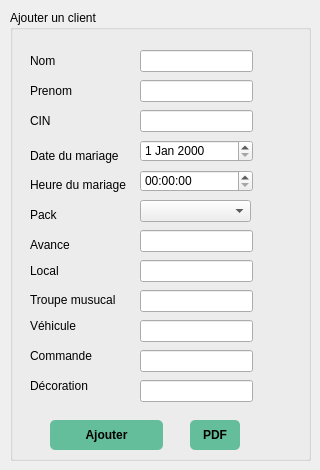
        <widget class="QWidget" name="tab_4">
         <attribute name="title">
          <string>Ajouter</string>
         </attribute>
         <widget class="QGroupBox" name="groupBox_9">
          <property name="geometry">
           <rect>
            <x>10</x>
            <y>10</y>
            <width>301</width>
            <height>451</height>
           </rect>
          </property>
          <property name="title">
           <string>Ajouter un client</string>
          </property>
          <widget class="QLabel" name="label_17">
           <property name="geometry">
            <rect>
             <x>20</x>
             <y>40</y>
             <width>71</width>
             <height>21</height>
            </rect>
           </property>
           <property name="text">
            <string>Nom</string>
           </property>
          </widget>
          <widget class="QLineEdit" name="NomA_4">
           <property name="geometry">
            <rect>
             <x>130</x>
             <y>40</y>
             <width>113</width>
             <height>22</height>
            </rect>
           </property>
          </widget>
          <widget class="QLabel" name="label_18">
           <property name="geometry">
            <rect>
             <x>20</x>
             <y>70</y>
             <width>71</width>
             <height>21</height>
            </rect>
           </property>
           <property name="text">
            <string>Prenom</string>
           </property>
          </widget>
          <widget class="QLineEdit" name="PrenomA_3">
           <property name="geometry">
            <rect>
             <x>130</x>
             <y>70</y>
             <width>113</width>
             <height>22</height>
            </rect>
           </property>
          </widget>
          <widget class="QTimeEdit" name="HeureM_A_3">
           <property name="geometry">
            <rect>
             <x>130</x>
             <y>160</y>
             <width>113</width>
             <height>22</height>
            </rect>
           </property>
          </widget>
          <widget class="QLabel" name="labdateH_7">
           <property name="geometry">
            <rect>
             <x>20</x>
             <y>120</y>
             <width>101</width>
             <height>51</height>
            </rect>
           </property>
           <property name="text">
            <string>Date du mariage</string>
           </property>
          </widget>
          <widget class="QLabel" name="labPack_7">
           <property name="geometry">
            <rect>
             <x>20</x>
             <y>180</y>
             <width>81</width>
             <height>50</height>
            </rect>
           </property>
           <property name="text">
            <string>Pack</string>
           </property>
          </widget>
          <widget class="QLabel" name="labheureM_5">
           <property name="geometry">
            <rect>
             <x>20</x>
             <y>150</y>
             <width>111</width>
             <height>50</height>
            </rect>
           </property>
           <property name="text">
            <string>Heure du mariage</string>
           </property>
          </widget>
          <widget class="QDateEdit" name="dateM_A_3">
           <property name="geometry">
            <rect>
             <x>130</x>
             <y>130</y>
             <width>113</width>
             <height>22</height>
            </rect>
           </property>
          </widget>
          <widget class="QLabel" name="Avancelabel_5">
           <property name="geometry">
            <rect>
             <x>20</x>
             <y>210</y>
             <width>71</width>
             <height>50</height>
            </rect>
           </property>
           <property name="text">
            <string>Avance</string>
           </property>
          </widget>
          <widget class="QPushButton" name="AjouterC">
           <property name="geometry">
            <rect>
             <x>40</x>
             <y>410</y>
             <width>113</width>
             <height>30</height>
            </rect>
           </property>
           <property name="styleSheet">
            <string notr="true">QPushButton {
padding: 5px;
border-radius: 5px;
background-color:rgb(101, 190, 155);
font-weight: bold;
}
QPushButton:hover
{
color :white;
}



</string>
           </property>
           <property name="text">
            <string>Ajouter</string>
           </property>
           <property name="autoExclusive">
            <bool>false</bool>
           </property>
          </widget>
          <widget class="QLabel" name="label_19">
           <property name="geometry">
            <rect>
             <x>20</x>
             <y>100</y>
             <width>71</width>
             <height>21</height>
            </rect>
           </property>
           <property name="text">
            <string>CIN</string>
           </property>
          </widget>
          <widget class="QLineEdit" name="CINA_3">
           <property name="geometry">
            <rect>
             <x>130</x>
             <y>100</y>
             <width>113</width>
             <height>22</height>
            </rect>
           </property>
          </widget>
          <widget class="QPushButton" name="PDFAc">
           <property name="geometry">
            <rect>
             <x>180</x>
             <y>410</y>
             <width>50</width>
             <height>30</height>
            </rect>
           </property>
           <property name="styleSheet">
            <string notr="true">QPushButton {
padding: 5px;
border-radius: 5px;
background-color:rgb(101, 190, 155);
font-weight: bold;
}
QPushButton:hover
{
color :white;
}




</string>
           </property>
           <property name="text">
            <string>PDF</string>
           </property>
          </widget>
          <widget class="QLineEdit" name="avance">
           <property name="geometry">
            <rect>
             <x>130</x>
             <y>220</y>
             <width>113</width>
             <height>22</height>
            </rect>
           </property>
          </widget>
          <widget class="QLabel" name="labPack_8">
           <property name="geometry">
            <rect>
             <x>20</x>
             <y>300</y>
             <width>81</width>
             <height>31</height>
            </rect>
           </property>
           <property name="text">
            <string>Véhicule</string>
           </property>
          </widget>
          <widget class="QLabel" name="labPack_14">
           <property name="geometry">
            <rect>
             <x>20</x>
             <y>274</y>
             <width>101</width>
             <height>31</height>
            </rect>
           </property>
           <property name="text">
            <string>Troupe musucal </string>
           </property>
          </widget>
          <widget class="QLabel" name="labPack_15">
           <property name="geometry">
            <rect>
             <x>20</x>
             <y>330</y>
             <width>81</width>
             <height>31</height>
            </rect>
           </property>
           <property name="text">
            <string>Commande</string>
           </property>
          </widget>
          <widget class="QLabel" name="labPack_16">
           <property name="geometry">
            <rect>
             <x>20</x>
             <y>236</y>
             <width>81</width>
             <height>50</height>
            </rect>
           </property>
           <property name="text">
            <string>Local</string>
           </property>
          </widget>
          <widget class="QLineEdit" name="commandeC">
           <property name="geometry">
            <rect>
             <x>130</x>
             <y>340</y>
             <width>113</width>
             <height>22</height>
            </rect>
           </property>
          </widget>
          <widget class="QLabel" name="labPack_17">
           <property name="geometry">
            <rect>
             <x>20</x>
             <y>530</y>
             <width>81</width>
             <height>31</height>
            </rect>
           </property>
           <property name="text">
            <string>Quantité</string>
           </property>
          </widget>
          <widget class="QLineEdit" name="lineEdit_8">
           <property name="geometry">
            <rect>
             <x>130</x>
             <y>540</y>
             <width>113</width>
             <height>22</height>
            </rect>
           </property>
          </widget>
          <widget class="QLineEdit" name="vehiculeC">
           <property name="geometry">
            <rect>
             <x>130</x>
             <y>310</y>
             <width>113</width>
             <height>22</height>
            </rect>
           </property>
          </widget>
          <widget class="QLineEdit" name="troupeC">
           <property name="geometry">
            <rect>
             <x>130</x>
             <y>280</y>
             <width>113</width>
             <height>22</height>
            </rect>
           </property>
          </widget>
          <widget class="QLineEdit" name="localC">
           <property name="geometry">
            <rect>
             <x>130</x>
             <y>250</y>
             <width>113</width>
             <height>22</height>
            </rect>
           </property>
          </widget>
          <widget class="QLabel" name="labPack_18">
           <property name="geometry">
            <rect>
             <x>20</x>
             <y>360</y>
             <width>81</width>
             <height>31</height>
            </rect>
           </property>
           <property name="text">
            <string>Décoration</string>
           </property>
          </widget>
          <widget class="QLineEdit" name="decorationC">
           <property name="geometry">
            <rect>
             <x>130</x>
             <y>370</y>
             <width>113</width>
             <height>22</height>
            </rect>
           </property>
          </widget>
          <widget class="QComboBox" name="comboBoxP">
           <property name="geometry">
            <rect>
             <x>130</x>
             <y>190</y>
             <width>111</width>
             <height>22</height>
            </rect>
           </property>
          </widget>
         </widget>
        </widget>
